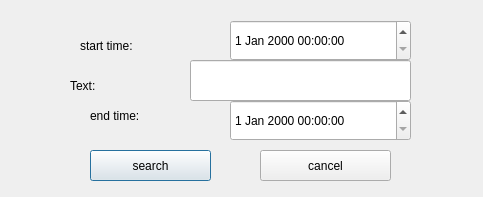
<?xml version="1.0" encoding="UTF-8"?>
<ui version="4.0">
 <class>SearchDlg</class>
 <widget class="QDialog" name="SearchDlg">
  <property name="geometry">
   <rect>
    <x>0</x>
    <y>0</y>
    <width>483</width>
    <height>197</height>
   </rect>
  </property>
  <property name="windowTitle">
   <string>Dialog</string>
  </property>
  <widget class="QPushButton" name="searchBtn">
   <property name="geometry">
    <rect>
     <x>90</x>
     <y>150</y>
     <width>121</width>
     <height>31</height>
    </rect>
   </property>
   <property name="text">
    <string>search</string>
   </property>
  </widget>
  <widget class="QPushButton" name="cancelBtn">
   <property name="geometry">
    <rect>
     <x>260</x>
     <y>150</y>
     <width>131</width>
     <height>31</height>
    </rect>
   </property>
   <property name="text">
    <string>cancel</string>
   </property>
  </widget>
  <widget class="QLineEdit" name="searchEdt">
   <property name="geometry">
    <rect>
     <x>190</x>
     <y>60</y>
     <width>221</width>
     <height>41</height>
    </rect>
   </property>
  </widget>
  <widget class="QDateTimeEdit" name="starttimeEdt">
   <property name="geometry">
    <rect>
     <x>230</x>
     <y>20</y>
     <width>181</width>
     <height>41</height>
    </rect>
   </property>
  </widget>
  <widget class="QDateTimeEdit" name="endtimeEdt">
   <property name="geometry">
    <rect>
     <x>230</x>
     <y>100</y>
     <width>181</width>
     <height>41</height>
    </rect>
   </property>
  </widget>
  <widget class="QLabel" name="startLab">
   <property name="geometry">
    <rect>
     <x>80</x>
     <y>30</y>
     <width>131</width>
     <height>31</height>
    </rect>
   </property>
   <property name="text">
    <string>start time:</string>
   </property>
  </widget>
  <widget class="QLabel" name="endLab">
   <property name="geometry">
    <rect>
     <x>90</x>
     <y>100</y>
     <width>121</width>
     <height>31</height>
    </rect>
   </property>
   <property name="text">
    <string>end time:</string>
   </property>
  </widget>
  <widget class="QLabel" name="searchLab">
   <property name="geometry">
    <rect>
     <x>70</x>
     <y>70</y>
     <width>111</width>
     <height>31</height>
    </rect>
   </property>
   <property name="text">
    <string>Text:</string>
   </property>
  </widget>
 </widget>
 <resources/>
 <connections/>
</ui>
